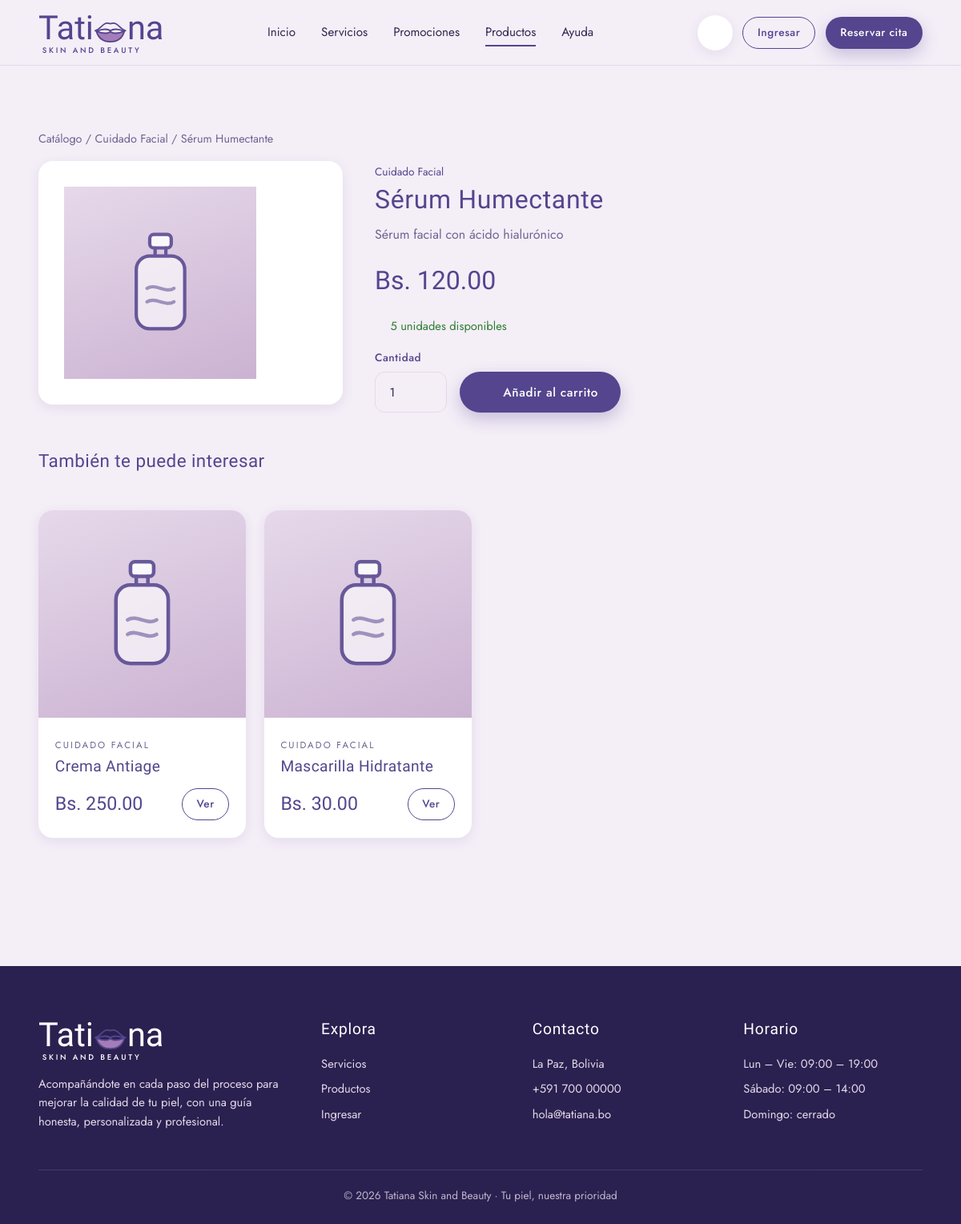
The page /index.php?v=producto&id=PROD01 on the database its author committed.
### tables this page shows
CREATE TABLE `producto` (
  `id_producto` varchar(10) NOT NULL,
  `nombre_producto` varchar(80) DEFAULT NULL,
  `descripcion` varchar(200) DEFAULT NULL,
  `precio` decimal(10,2) DEFAULT NULL,
  `cantidad` int(11) DEFAULT NULL,
  `imagen_url` varchar(200) DEFAULT NULL,
  `id_categoria` varchar(10) DEFAULT NULL
);

CREATE TABLE `categoria_producto` (
  `id_categoria` varchar(10) NOT NULL,
  `nombre_categoria` varchar(50) DEFAULT NULL,
  `tipo` varchar(20) DEFAULT NULL
);

### app/controllers/Controller.php (called while the page is built, shortened)
<?php
abstract class Controller
{
    protected function vista(string $archivo, array $datos = []): void
    {
        $datos += $this->avisos();
        extract($datos, EXTR_SKIP);
        require BASE_PATH . '/app/views/' . $archivo;
    }
    private function avisos(): array
    {
        $avisos = ['avisos_cliente' => 0, 'avisos_admin' => 0];
        $u = Auth::usuario();
        if ($u === null) {
            return $avisos;
        }
        return $avisos;
    }
    protected function texto(string $clave, string $def = ''): string
    {
        return trim((string)($_GET[$clave] ?? $_POST[$clave] ?? $def));
    }
}

### app/controllers/CatalogoController.php (called while the page is built, shortened)
<?php
final class CatalogoController extends Controller
{
    public function detalle(): void
    {
        $id = $this->texto('id');
        $producto = Producto::porId($id);
        $relacionados = Producto::relacionados((string)$producto['id_categoria'], $id);
        $this->vista('catalogo/detalle.php', compact('producto', 'relacionados'));
    }
}

### app/core/Router.php (called while the page is built, shortened)
<?php
final class Router
{
    public function despachar(): void
    {
        $vista = (string)($_GET['v'] ?? 'home');
        [$clase, $metodo, $nivel] = $this->rutas[$vista];
        try {
            (new $clase())->$metodo();
        } catch (\Throwable $e) {
            error_log('[APP] ' . $e->getMessage() . ' @ ' . $e->getFile() . ':' . $e->getLine());
            (new ErroresController())->error($e);
        }
    }
}

### public/index.php (called while the page is built, shortened)
<?php
require dirname(__DIR__) . '/app/bootstrap.php';
$rutas = require BASE_PATH . '/config/routes.php';
(new App\Core\Router($rutas))->despachar();

### app/bootstrap.php (called while the page is built, shortened)
<?php
spl_autoload_register(function (string $clase): void {
    $mapa = [
        'App\\Core\\'        => '/app/core/',
        'App\\Models\\'      => '/app/models/',
        'App\\Controllers\\' => '/app/controllers/',
    ];
    foreach ($mapa as $prefijo => $carpeta) {
        if (strncmp($clase, $prefijo, strlen($prefijo)) === 0) {
            $ruta = BASE_PATH . $carpeta . str_replace('\\', '/', substr($clase, strlen($prefijo))) . '.php';
            return;
        }
    }
});
require_once BASE_PATH . '/app/views/layout/helpers.php';

### app/core/Database.php (called while the page is built, shortened)
<?php
final class Database
{
    private static ?PDO $pdo = null;
    public static function pdo(): PDO
    {
        if (self::$pdo instanceof PDO) {
            return self::$pdo;
        }
        $dsn = sprintf('mysql:host=%s;port=%s;dbname=%s;charset=utf8mb4', DB_HOST, DB_PORT, DB_NAME);
        try {
            self::$pdo = new PDO($dsn, DB_USER, DB_PASS, [
                PDO::ATTR_ERRMODE            => PDO::ERRMODE_EXCEPTION,
                PDO::ATTR_DEFAULT_FETCH_MODE => PDO::FETCH_ASSOC,
                PDO::ATTR_EMULATE_PREPARES   => false,
            ]);
        } catch (PDOException $e) {
            error_log('[BD] ' . $e->getMessage());
            throw new \RuntimeException('No fue posible conectar con la base de datos.', 0, $e);
        }
        return self::$pdo;
    }
}

### app/models/Model.php (called while the page is built, shortened)
<?php
abstract class Model
{
    private static function ejecutar(string $sql, array $params): PDOStatement
    {
        $st = Database::pdo()->prepare($sql);
        $st->execute($params);
        return $st;
    }
    protected static function all(string $sql, array $params = []): array
    {
        return self::ejecutar($sql, $params)->fetchAll();
    }
    protected static function one(string $sql, array $params = []): ?array
    {
        $fila = self::ejecutar($sql, $params)->fetch();
        return $fila === false ? null : $fila;
    }
}

### app/models/Producto.php (called while the page is built, shortened)
<?php
final class Producto extends Model
{
    public static function porId(string $id): ?array
    {
        return self::one(self::SELECT . ' WHERE p.id_producto = ?', [$id]);
    }
    public static function relacionados(string $idCategoria, string $idExcluir, int $limite = 4): array
    {
        return self::all(
            self::SELECT . ' WHERE p.id_categoria = ? AND p.id_producto <> ? LIMIT ' . $limite,
            [$idCategoria, $idExcluir]
        );
    }
}

### app/views/catalogo/detalle.php (the view, shortened to what this page needs)
<?php
require __DIR__ . '/../layout/header.php';
?>
<section class="section">
    <div class="container">
        <p class="muted" style="font-size:.9rem;margin-bottom:1rem">
            <a href="<?= ruta('catalogo') ?>">Catálogo</a> /
            <?php if ($producto['id_categoria'] !== null): ?>
                <a href="<?= ruta('catalogo', ['cat' => $producto['id_categoria']]) ?>"><?= e($producto['nombre_categoria'] ?? 'Categoría') ?></a> /
            <?php endif; ?>
            <?= e($producto['nombre_producto']) ?>
        </p>
        <div style="display:grid;grid-template-columns:minmax(240px,380px) 1fr;gap:2.5rem;align-items:start" class="detalle-grid">
            <div class="card" style="padding:2rem;text-align:center">
                <div class="producto-img" style="height:240px;display:flex;align-items:center;justify-content:center">
                </div>
            </div>
            <div>
                <?php if ($producto['nombre_categoria'] !== null): ?>
                    <span class="cat" style="font-size:.85rem;color:var(--morado)"><?= e($producto['nombre_categoria']) ?></span>
                <?php endif; ?>
                <h1 style="font-size:2rem;margin:.25rem 0 .75rem"><?= e($producto['nombre_producto']) ?></h1>
                <p class="muted"><?= e($producto['descripcion'] ?? '') ?></p>
                <div class="precio-lg" style="font-size:2rem;margin:1.25rem 0"><?= bs($producto['precio']) ?></div>
                <?php if ((int)$producto['cantidad'] > 0): ?>
                    <p style="color:#2e7d32;font-size:.92rem;margin-bottom:1rem"><?= icon('check', 15) ?> <?= (int)$producto['cantidad'] ?> unidad<?= (int)$producto['cantidad'] > 1 ? 'es' : '' ?> disponible<?= (int)$producto['cantidad'] > 1 ? 's' : '' ?></p>
                    <form method="post" action="<?= ruta('agregar_carrito') ?>" style="display:flex;gap:1rem;align-items:flex-end;flex-wrap:wrap">
                        <div class="field" style="margin:0">
                            <label for="cantidad">Cantidad</label>
                            <input class="input" style="width:90px" type="number" id="cantidad" name="cantidad" min="1" max="<?= (int)$producto['cantidad'] ?>" value="1">
                        </div>
                        <button class="btn btn-primary" type="submit"><?= icon('cart', 18) ?> Añadir al carrito</button>
                    </form>
                <?php else: ?>
                    <div class="alert warn">Producto agotado por el momento.</div>
                <?php endif; ?>
            </div>
        </div>
        <?php if (!empty($relacionados)): ?>
        <div style="margin-top:3rem">
            <div class="section-head" style="text-align:left">
                <h2 style="font-size:1.4rem">También te puede interesar</h2>
            </div>
            <div class="grid-4">
                <?php foreach ($relacionados as $r): ?>
                <article class="card">
                    <div class="producto-img"><?= frasco() ?></div>
                    <div class="producto-body">
                        <span class="cat"><?= e($r['nombre_categoria'] ?? '') ?></span>
                        <h3><?= e($r['nombre_producto']) ?></h3>
                        <div class="producto-foot">
                            <span class="precio-lg"><?= bs($r['precio']) ?></span>
                            <a class="btn btn-outline btn-sm" href="<?= ruta('producto', ['id' => $r['id_producto']]) ?>">Ver</a>
                        </div>
                    </div>
                </article>
                <?php endforeach; ?>
            </div>
        </div>
        <?php endif; ?>
    </div>
</section>
<?php require __DIR__ . '/../layout/footer.php'; ?>

### app/views/layout/helpers.php (shortened to what this page needs)
<?php
function e($texto): string
{
    return htmlspecialchars((string)$texto, ENT_QUOTES, 'UTF-8');
}
function ruta(string $vista, array $params = []): string
{
    $url = BASE_URL . '/index.php?v=' . urlencode($vista);
    foreach ($params as $k => $val) {
        $url .= '&' . urlencode((string)$k) . '=' . urlencode((string)$val);
    }
    return $url;
}
function bs($monto): string
{
    return 'Bs. ' . number_format((float)$monto, 2);
}
function lips(string $clase = ''): string
{
    return '<svg class="' . $clase . '" viewBox="0 0 120 80" fill="none" xmlns="http://www.w3.org/2000/svg" aria-hidden="true">
      <path d="M8 38c14-3 22-18 34-24 8-4 12 0 18 0s10-4 18 0c12 6 20 21 34 24" stroke="#54458e" stroke-width="5" stroke-linecap="round" stroke-linejoin="round"/>
      <path d="M12 40c20 8 36 10 48 2 12 8 28 6 48-2-6 22-22 36-48 36S18 62 12 40Z" fill="#a47cb8" stroke="#54458e" stroke-width="5" stroke-linejoin="round"/>
      <path d="M12 40c20-8 36-10 48-2 12-8 28-6 48 2" stroke="#54458e" stroke-width="5" stroke-linecap="round"/>
    </svg>';
}
function logo(bool $claro = false): string
{
    $c = $claro ? 'light' : '';
    return '<a href="' . ruta('home') . '" class="logo ' . $c . '">
        <span class="logo-word">Tati' . lips() . 'na</span>
        <span class="logo-sub">SKIN AND BEAUTY</span>
    </a>';
}
function icon(string $n, int $s = 22): string
{
    $d = $p[$n] ?? $p['sparkle'];
    return '<svg width="' . $s . '" height="' . $s . '" viewBox="0 0 24 24" fill="none" stroke="currentColor" stroke-width="1.6" stroke-linecap="round" stroke-linejoin="round" aria-hidden="true">' . $d . '</svg>';
}

### public/css/style.css (style rules this page uses)
:root { --morado: #54458e; --morado-oscuro: #3b2f6b; --morado-profundo: #2a2150; --lila: #cbb2d2; --lila-claro: #e6d9ea; --lila-suave: #f4eef7; --blanco: #ffffff; --texto: #2f2750; --texto-suave: #6e6490; --ok: #3f8f6b; --ok-bg: #dff2e8; --warn: #b8801f; --warn-bg: #fbefd3; --danger: #c0405f; --danger-bg: #fbe0e7; --radio: 18px; --radio-sm: 12px; --sombra: 0 10px 30px rgba(84, 69, 142, .12); --sombra-sm: 0 4px 14px rgba(84, 69, 142, .10); --f-script: 'Allura', cursive; --f-display: 'Italiana', serif; --f-sans: 'Jost', system-ui, sans-serif; }
* { box-sizing: border-box; margin: 0; padding: 0; }
html { scroll-behavior: smooth; }
body { font-family: var(--f-sans); color: var(--texto); background: var(--lila-suave); line-height: 1.6; -webkit-font-smoothing: antialiased; }
a { color: inherit; text-decoration: none; }
h1, h2, h3 { font-family: var(--f-display); font-weight: 400; color: var(--morado); line-height: 1.15; letter-spacing: .02em; }
h1 { font-size: clamp(2.4rem, 5vw, 4rem); }
h2 { font-size: clamp(1.8rem, 3.2vw, 2.6rem); }
h3 { font-size: 1.35rem; }
.muted { color: var(--texto-suave); }
.container { width: min(1160px, 92%); margin-inline: auto; }
.section { padding: 5rem 0; }
.section-head { text-align: center; margin-bottom: 3rem; }
.section-head h2 { margin-top: .4rem; }
.btn { display: inline-flex; align-items: center; justify-content: center; gap: .5rem; padding: .85rem 1.7rem; border-radius: 999px; border: 1.5px solid transparent; font-family: var(--f-sans); font-size: .95rem; font-weight: 500; letter-spacing: .04em; cursor: pointer; transition: all .25s ease; }
.btn-primary { background: var(--morado); color: var(--blanco); box-shadow: 0 8px 20px rgba(84,69,142,.28); }
.btn-outline { border-color: var(--morado); color: var(--morado); background: transparent; }
.btn-sm { padding: .5rem 1.1rem; font-size: .85rem; }
.logo { display: inline-flex; flex-direction: column; align-items: flex-start; line-height: 1; color: var(--morado); }
.logo-word { font-family: var(--f-script); font-size: 2.6rem; line-height: .9; display: inline-flex; align-items: center; }
.logo-word svg { width: 1.05em; height: 1.05em; margin: 0 -.02em; transform: translateY(.1em); }
.logo-sub { font-family: var(--f-sans); font-weight: 500; letter-spacing: .28em; font-size: .6rem; margin-top: .15rem; padding-left: .3rem; }
.logo.light { color: var(--blanco); }
.grid-4 { display: grid; grid-template-columns: repeat(4, 1fr); gap: 1.4rem; }
.card { background: var(--blanco); border-radius: var(--radio); box-shadow: var(--sombra-sm); overflow: hidden; transition: transform .3s, box-shadow .3s; }
.producto-img { aspect-ratio: 1; display: grid; place-items: center; background: linear-gradient(160deg, var(--lila-claro), var(--lila)); color: var(--morado); position: relative; }
.producto-img svg { width: 42%; opacity: .85; }
.producto-body { padding: 1.2rem 1.3rem 1.4rem; }
.producto-body .cat { font-size: .72rem; text-transform: uppercase; letter-spacing: .18em; color: var(--texto-suave); }
.producto-body h3 { font-size: 1.2rem; margin: .3rem 0 .4rem; }
.producto-foot { display: flex; align-items: center; justify-content: space-between; margin-top: 1rem; }
.precio-lg { font-family: var(--f-display); font-size: 1.45rem; color: var(--morado); }
.field { display: flex; flex-direction: column; gap: .4rem; margin-bottom: 1.2rem; }
.field label, .label { font-size: .85rem; font-weight: 500; color: var(--morado); letter-spacing: .04em; }
.input, select.input, textarea.input { width: 100%; padding: .85rem 1.1rem; border: 1.5px solid var(--lila-claro); border-radius: var(--radio-sm); background: var(--lila-suave); font-family: var(--f-sans); font-size: .95rem; color: var(--texto); transition: all .2s; }

### rows shown on the page
producto: id_categoria.nombre_categoria "Cuidado Facial", nombre_producto "Sérum Humectante", descripcion "Sérum facial con ácido hialurónico", precio "Bs. 120.00", cantidad "5"
producto: id_categoria.nombre_categoria "CUIDADO FACIAL", nombre_producto "Crema Antiage", precio "Bs. 250.00"
producto: id_categoria.nombre_categoria "CUIDADO FACIAL", nombre_producto "Mascarilla Hidratante", precio "Bs. 30.00"
